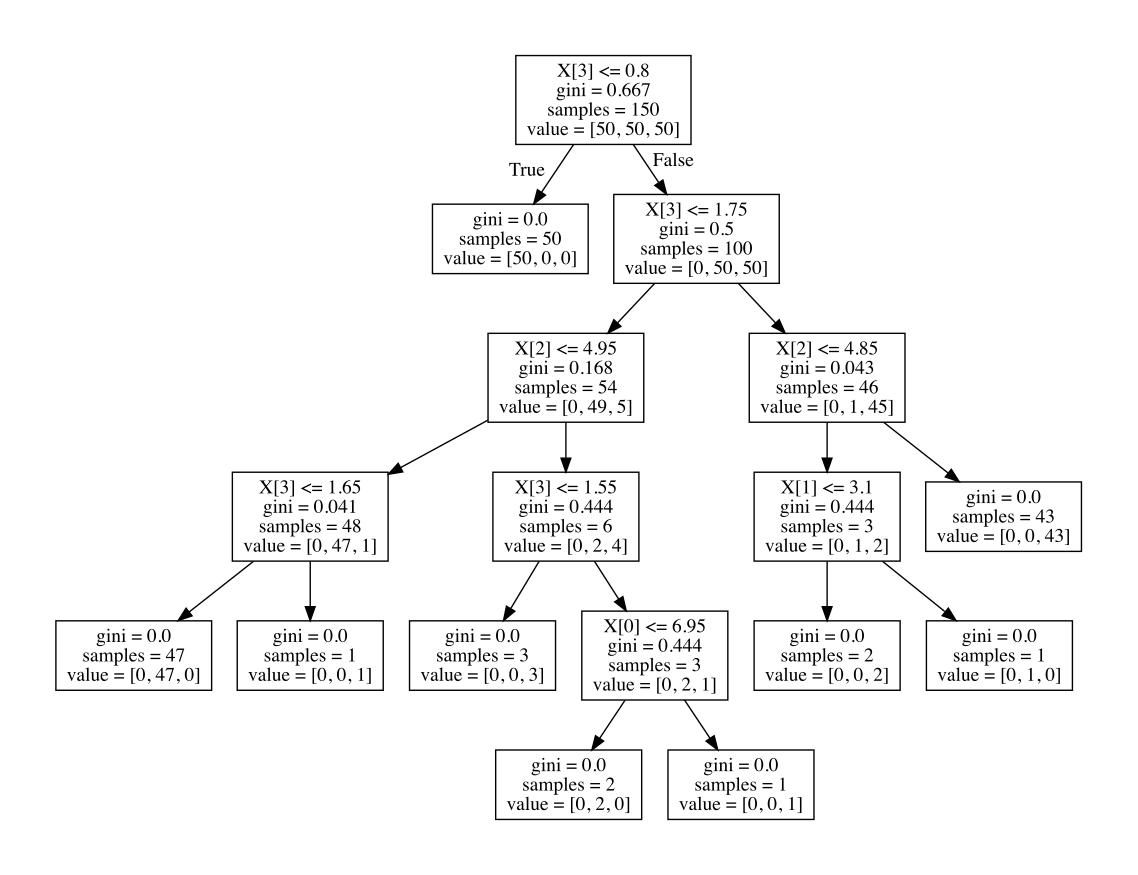

Python code for this plot:
from sklearn.datasets import load_iris
from sklearn import tree
import pydotplus

iris = load_iris()
clf = tree.DecisionTreeClassifier()
clf = clf.fit(iris.data, iris.target)

dot_data = tree.export_graphviz(clf, out_file=None)
graph = pydotplus.graph_from_dot_data(dot_data)
graph.write_pdf("iris.pdf")
